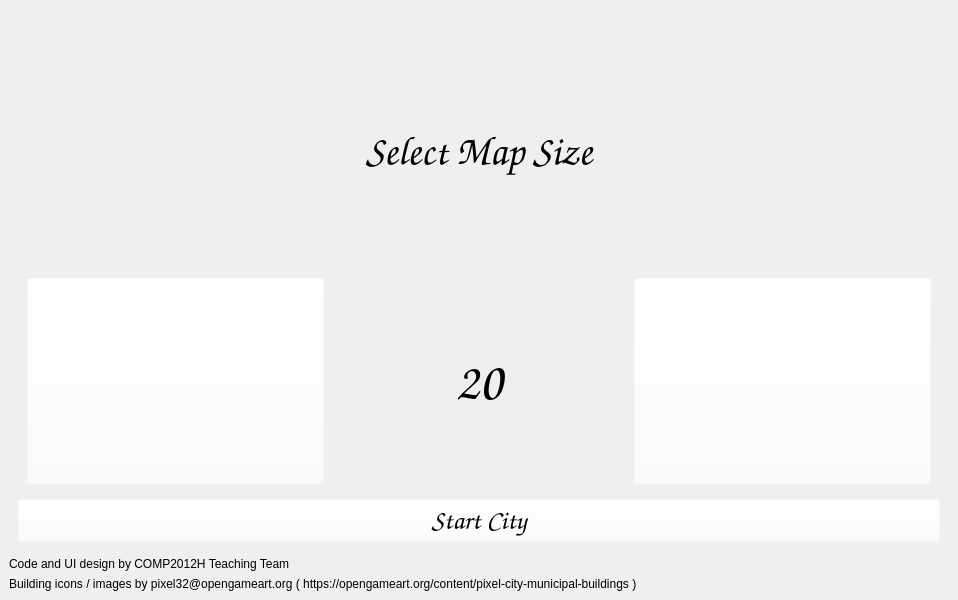
<?xml version="1.0" encoding="UTF-8"?>
<ui version="4.0">
 <class>MenuWindow</class>
 <widget class="QMainWindow" name="MenuWindow">
  <property name="geometry">
   <rect>
    <x>0</x>
    <y>0</y>
    <width>958</width>
    <height>600</height>
   </rect>
  </property>
  <property name="windowTitle">
   <string>Simple City</string>
  </property>
  <widget class="QWidget" name="centralwidget">
   <layout class="QVBoxLayout" name="verticalLayout_2">
    <item>
     <widget class="QLabel" name="label_logo">
      <property name="text">
       <string/>
      </property>
      <property name="pixmap">
       <pixmap resource="images.qrc">:/resources/images/apartment.png</pixmap>
      </property>
      <property name="scaledContents">
       <bool>false</bool>
      </property>
      <property name="alignment">
       <set>Qt::AlignCenter</set>
      </property>
     </widget>
    </item>
    <item>
     <widget class="QStackedWidget" name="pages">
      <property name="currentIndex">
       <number>1</number>
      </property>
      <widget class="QWidget" name="page_main">
       <layout class="QVBoxLayout" name="verticalLayout">
        <item>
         <widget class="QLabel" name="label_simplecity">
          <property name="font">
           <font>
            <family>Comic Sans MS</family>
            <pointsize>40</pointsize>
            <weight>75</weight>
            <bold>true</bold>
           </font>
          </property>
          <property name="text">
           <string>Simple City</string>
          </property>
          <property name="alignment">
           <set>Qt::AlignCenter</set>
          </property>
         </widget>
        </item>
        <item>
         <widget class="QWidget" name="widget" native="true">
          <layout class="QHBoxLayout" name="horizontalLayout_2">
           <item>
            <widget class="QPushButton" name="btn_load">
             <property name="sizePolicy">
              <sizepolicy hsizetype="Minimum" vsizetype="Minimum">
               <horstretch>0</horstretch>
               <verstretch>0</verstretch>
              </sizepolicy>
             </property>
             <property name="font">
              <font>
               <family>Comic Sans MS</family>
               <pointsize>30</pointsize>
              </font>
             </property>
             <property name="styleSheet">
              <string notr="true">background-color: rgba(255, 255, 255, 0);</string>
             </property>
             <property name="text">
              <string>Load City</string>
             </property>
            </widget>
           </item>
           <item>
            <widget class="QPushButton" name="btn_new">
             <property name="sizePolicy">
              <sizepolicy hsizetype="Minimum" vsizetype="Minimum">
               <horstretch>0</horstretch>
               <verstretch>0</verstretch>
              </sizepolicy>
             </property>
             <property name="font">
              <font>
               <family>Comic Sans MS</family>
               <pointsize>30</pointsize>
              </font>
             </property>
             <property name="styleSheet">
              <string notr="true">background-color: rgba(255, 255, 255, 0);</string>
             </property>
             <property name="text">
              <string>New City</string>
             </property>
            </widget>
           </item>
          </layout>
         </widget>
        </item>
       </layout>
      </widget>
      <widget class="QWidget" name="page_size_selection">
       <layout class="QVBoxLayout" name="verticalLayout_3">
        <item>
         <widget class="QLabel" name="label_select_grid_size">
          <property name="font">
           <font>
            <family>Comic Sans MS</family>
            <pointsize>30</pointsize>
           </font>
          </property>
          <property name="text">
           <string>Select Map Size</string>
          </property>
          <property name="alignment">
           <set>Qt::AlignCenter</set>
          </property>
         </widget>
        </item>
        <item>
         <widget class="QWidget" name="widget_2" native="true">
          <layout class="QHBoxLayout" name="horizontalLayout_3">
           <item>
            <widget class="QPushButton" name="btn_decrease_size">
             <property name="sizePolicy">
              <sizepolicy hsizetype="Minimum" vsizetype="Minimum">
               <horstretch>0</horstretch>
               <verstretch>0</verstretch>
              </sizepolicy>
             </property>
             <property name="font">
              <font>
               <family>Comic Sans MS</family>
               <pointsize>20</pointsize>
              </font>
             </property>
             <property name="styleSheet">
              <string notr="true">background-color: rgba(255, 255, 255, 0);</string>
             </property>
             <property name="text">
              <string/>
             </property>
             <property name="iconSize">
              <size>
               <width>80</width>
               <height>80</height>
              </size>
             </property>
            </widget>
           </item>
           <item>
            <widget class="QLabel" name="label_grid_size">
             <property name="font">
              <font>
               <family>Comic Sans MS</family>
               <pointsize>40</pointsize>
              </font>
             </property>
             <property name="text">
              <string>20</string>
             </property>
             <property name="alignment">
              <set>Qt::AlignCenter</set>
             </property>
            </widget>
           </item>
           <item>
            <widget class="QPushButton" name="btn_increase_size">
             <property name="sizePolicy">
              <sizepolicy hsizetype="Minimum" vsizetype="Minimum">
               <horstretch>0</horstretch>
               <verstretch>0</verstretch>
              </sizepolicy>
             </property>
             <property name="font">
              <font>
               <family>Comic Sans MS</family>
               <pointsize>20</pointsize>
              </font>
             </property>
             <property name="styleSheet">
              <string notr="true">background-color: rgba(255, 255, 255, 0);</string>
             </property>
             <property name="text">
              <string/>
             </property>
             <property name="iconSize">
              <size>
               <width>80</width>
               <height>80</height>
              </size>
             </property>
            </widget>
           </item>
          </layout>
         </widget>
        </item>
        <item>
         <widget class="QPushButton" name="btn_start_game">
          <property name="font">
           <font>
            <family>Comic Sans MS</family>
            <pointsize>20</pointsize>
           </font>
          </property>
          <property name="styleSheet">
           <string notr="true">background-color: rgba(255, 255, 255, 0);</string>
          </property>
          <property name="text">
           <string>Start City</string>
          </property>
         </widget>
        </item>
       </layout>
      </widget>
     </widget>
    </item>
    <item>
     <widget class="QLabel" name="label_ack">
      <property name="text">
       <string>Code and UI design by COMP2012H Teaching Team</string>
      </property>
     </widget>
    </item>
    <item>
     <widget class="QLabel" name="label_ack2">
      <property name="text">
       <string>Building icons / images by pixel32@opengameart.org ( https://opengameart.org/content/pixel-city-municipal-buildings )</string>
      </property>
     </widget>
    </item>
   </layout>
  </widget>
 </widget>
 <resources>
  <include location="images.qrc"/>
 </resources>
 <connections/>
</ui>
